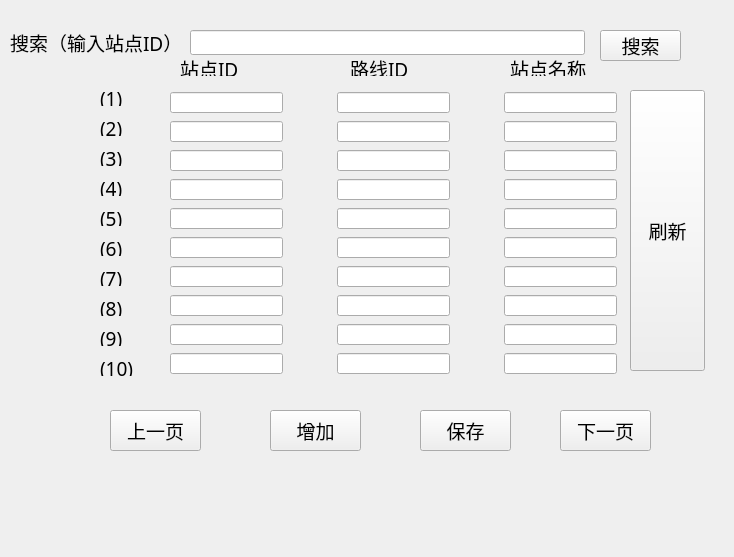
<?xml version="1.0" encoding="UTF-8"?>
<ui version="4.0">
 <class>zdgl</class>
 <widget class="QWidget" name="zdgl">
  <property name="geometry">
   <rect>
    <x>0</x>
    <y>0</y>
    <width>734</width>
    <height>557</height>
   </rect>
  </property>
  <property name="minimumSize">
   <size>
    <width>734</width>
    <height>557</height>
   </size>
  </property>
  <property name="maximumSize">
   <size>
    <width>734</width>
    <height>557</height>
   </size>
  </property>
  <property name="font">
   <font>
    <family>宋体</family>
    <pointsize>14</pointsize>
   </font>
  </property>
  <property name="windowTitle">
   <string>Form</string>
  </property>
  <widget class="QLabel" name="label_2">
   <property name="geometry">
    <rect>
     <x>10</x>
     <y>30</y>
     <width>190</width>
     <height>25</height>
    </rect>
   </property>
   <property name="text">
    <string>搜索（输入站点ID）：</string>
   </property>
  </widget>
  <widget class="QLineEdit" name="sou">
   <property name="geometry">
    <rect>
     <x>190</x>
     <y>30</y>
     <width>395</width>
     <height>25</height>
    </rect>
   </property>
  </widget>
  <widget class="QLabel" name="label">
   <property name="geometry">
    <rect>
     <x>180</x>
     <y>60</y>
     <width>61</width>
     <height>16</height>
    </rect>
   </property>
   <property name="text">
    <string>站点ID</string>
   </property>
  </widget>
  <widget class="QLabel" name="label_3">
   <property name="geometry">
    <rect>
     <x>350</x>
     <y>60</y>
     <width>61</width>
     <height>16</height>
    </rect>
   </property>
   <property name="text">
    <string>路线ID</string>
   </property>
  </widget>
  <widget class="QLabel" name="label_14">
   <property name="geometry">
    <rect>
     <x>510</x>
     <y>60</y>
     <width>81</width>
     <height>16</height>
    </rect>
   </property>
   <property name="text">
    <string>站点名称</string>
   </property>
  </widget>
  <widget class="QLabel" name="label_4">
   <property name="geometry">
    <rect>
     <x>100</x>
     <y>90</y>
     <width>54</width>
     <height>16</height>
    </rect>
   </property>
   <property name="text">
    <string>(1)</string>
   </property>
  </widget>
  <widget class="QLabel" name="label_5">
   <property name="geometry">
    <rect>
     <x>100</x>
     <y>120</y>
     <width>54</width>
     <height>16</height>
    </rect>
   </property>
   <property name="text">
    <string>(2)</string>
   </property>
  </widget>
  <widget class="QLabel" name="label_6">
   <property name="geometry">
    <rect>
     <x>100</x>
     <y>150</y>
     <width>54</width>
     <height>16</height>
    </rect>
   </property>
   <property name="text">
    <string>(3)</string>
   </property>
  </widget>
  <widget class="QLabel" name="label_7">
   <property name="geometry">
    <rect>
     <x>100</x>
     <y>180</y>
     <width>54</width>
     <height>16</height>
    </rect>
   </property>
   <property name="text">
    <string>(4)</string>
   </property>
  </widget>
  <widget class="QLabel" name="label_8">
   <property name="geometry">
    <rect>
     <x>100</x>
     <y>210</y>
     <width>54</width>
     <height>16</height>
    </rect>
   </property>
   <property name="text">
    <string>(5)</string>
   </property>
  </widget>
  <widget class="QLabel" name="label_9">
   <property name="geometry">
    <rect>
     <x>100</x>
     <y>240</y>
     <width>54</width>
     <height>16</height>
    </rect>
   </property>
   <property name="text">
    <string>(6)</string>
   </property>
  </widget>
  <widget class="QLabel" name="label_10">
   <property name="geometry">
    <rect>
     <x>100</x>
     <y>270</y>
     <width>54</width>
     <height>16</height>
    </rect>
   </property>
   <property name="text">
    <string>(7)</string>
   </property>
  </widget>
  <widget class="QLabel" name="label_11">
   <property name="geometry">
    <rect>
     <x>100</x>
     <y>300</y>
     <width>54</width>
     <height>16</height>
    </rect>
   </property>
   <property name="text">
    <string>(8)</string>
   </property>
  </widget>
  <widget class="QLabel" name="label_12">
   <property name="geometry">
    <rect>
     <x>100</x>
     <y>330</y>
     <width>54</width>
     <height>16</height>
    </rect>
   </property>
   <property name="text">
    <string>(9)</string>
   </property>
  </widget>
  <widget class="QLabel" name="label_13">
   <property name="geometry">
    <rect>
     <x>100</x>
     <y>360</y>
     <width>54</width>
     <height>16</height>
    </rect>
   </property>
   <property name="text">
    <string>(10)</string>
   </property>
  </widget>
  <widget class="QPushButton" name="shangye">
   <property name="geometry">
    <rect>
     <x>110</x>
     <y>410</y>
     <width>91</width>
     <height>41</height>
    </rect>
   </property>
   <property name="text">
    <string>上一页</string>
   </property>
  </widget>
  <widget class="QPushButton" name="xiaye">
   <property name="geometry">
    <rect>
     <x>560</x>
     <y>410</y>
     <width>91</width>
     <height>41</height>
    </rect>
   </property>
   <property name="text">
    <string>下一页</string>
   </property>
  </widget>
  <widget class="QWidget" name="layoutWidget">
   <property name="geometry">
    <rect>
     <x>170</x>
     <y>90</y>
     <width>447</width>
     <height>286</height>
    </rect>
   </property>
   <layout class="QVBoxLayout" name="verticalLayout">
    <item>
     <layout class="QHBoxLayout" name="horizontalLayout">
      <item>
       <widget class="QLineEdit" name="L11">
        <property name="maximumSize">
         <size>
          <width>113</width>
          <height>21</height>
         </size>
        </property>
       </widget>
      </item>
      <item>
       <spacer name="horizontalSpacer">
        <property name="orientation">
         <enum>Qt::Horizontal</enum>
        </property>
        <property name="sizeHint" stdset="0">
         <size>
          <width>40</width>
          <height>20</height>
         </size>
        </property>
       </spacer>
      </item>
      <item>
       <widget class="QLineEdit" name="L12">
        <property name="maximumSize">
         <size>
          <width>113</width>
          <height>21</height>
         </size>
        </property>
       </widget>
      </item>
      <item>
       <spacer name="horizontalSpacer_2">
        <property name="orientation">
         <enum>Qt::Horizontal</enum>
        </property>
        <property name="sizeHint" stdset="0">
         <size>
          <width>40</width>
          <height>20</height>
         </size>
        </property>
       </spacer>
      </item>
      <item>
       <widget class="QLineEdit" name="L13">
        <property name="maximumSize">
         <size>
          <width>113</width>
          <height>21</height>
         </size>
        </property>
       </widget>
      </item>
     </layout>
    </item>
    <item>
     <layout class="QHBoxLayout" name="horizontalLayout_2">
      <item>
       <widget class="QLineEdit" name="L21">
        <property name="maximumSize">
         <size>
          <width>113</width>
          <height>21</height>
         </size>
        </property>
       </widget>
      </item>
      <item>
       <spacer name="horizontalSpacer_3">
        <property name="orientation">
         <enum>Qt::Horizontal</enum>
        </property>
        <property name="sizeHint" stdset="0">
         <size>
          <width>40</width>
          <height>20</height>
         </size>
        </property>
       </spacer>
      </item>
      <item>
       <widget class="QLineEdit" name="L22">
        <property name="maximumSize">
         <size>
          <width>113</width>
          <height>21</height>
         </size>
        </property>
        <property name="text">
         <string/>
        </property>
       </widget>
      </item>
      <item>
       <spacer name="horizontalSpacer_4">
        <property name="orientation">
         <enum>Qt::Horizontal</enum>
        </property>
        <property name="sizeHint" stdset="0">
         <size>
          <width>40</width>
          <height>20</height>
         </size>
        </property>
       </spacer>
      </item>
      <item>
       <widget class="QLineEdit" name="L23">
        <property name="maximumSize">
         <size>
          <width>113</width>
          <height>21</height>
         </size>
        </property>
       </widget>
      </item>
     </layout>
    </item>
    <item>
     <layout class="QHBoxLayout" name="horizontalLayout_3">
      <item>
       <widget class="QLineEdit" name="L31">
        <property name="maximumSize">
         <size>
          <width>113</width>
          <height>21</height>
         </size>
        </property>
       </widget>
      </item>
      <item>
       <spacer name="horizontalSpacer_5">
        <property name="orientation">
         <enum>Qt::Horizontal</enum>
        </property>
        <property name="sizeHint" stdset="0">
         <size>
          <width>40</width>
          <height>20</height>
         </size>
        </property>
       </spacer>
      </item>
      <item>
       <widget class="QLineEdit" name="L32">
        <property name="maximumSize">
         <size>
          <width>113</width>
          <height>21</height>
         </size>
        </property>
       </widget>
      </item>
      <item>
       <spacer name="horizontalSpacer_6">
        <property name="orientation">
         <enum>Qt::Horizontal</enum>
        </property>
        <property name="sizeHint" stdset="0">
         <size>
          <width>40</width>
          <height>20</height>
         </size>
        </property>
       </spacer>
      </item>
      <item>
       <widget class="QLineEdit" name="L33">
        <property name="maximumSize">
         <size>
          <width>113</width>
          <height>21</height>
         </size>
        </property>
       </widget>
      </item>
     </layout>
    </item>
    <item>
     <layout class="QHBoxLayout" name="horizontalLayout_4">
      <item>
       <widget class="QLineEdit" name="L41">
        <property name="maximumSize">
         <size>
          <width>113</width>
          <height>21</height>
         </size>
        </property>
       </widget>
      </item>
      <item>
       <spacer name="horizontalSpacer_7">
        <property name="orientation">
         <enum>Qt::Horizontal</enum>
        </property>
        <property name="sizeHint" stdset="0">
         <size>
          <width>40</width>
          <height>20</height>
         </size>
        </property>
       </spacer>
      </item>
      <item>
       <widget class="QLineEdit" name="L42">
        <property name="maximumSize">
         <size>
          <width>113</width>
          <height>21</height>
         </size>
        </property>
       </widget>
      </item>
      <item>
       <spacer name="horizontalSpacer_8">
        <property name="orientation">
         <enum>Qt::Horizontal</enum>
        </property>
        <property name="sizeHint" stdset="0">
         <size>
          <width>40</width>
          <height>20</height>
         </size>
        </property>
       </spacer>
      </item>
      <item>
       <widget class="QLineEdit" name="L43">
        <property name="maximumSize">
         <size>
          <width>113</width>
          <height>21</height>
         </size>
        </property>
       </widget>
      </item>
     </layout>
    </item>
    <item>
     <layout class="QHBoxLayout" name="horizontalLayout_5">
      <item>
       <widget class="QLineEdit" name="L51">
        <property name="maximumSize">
         <size>
          <width>113</width>
          <height>21</height>
         </size>
        </property>
       </widget>
      </item>
      <item>
       <spacer name="horizontalSpacer_9">
        <property name="orientation">
         <enum>Qt::Horizontal</enum>
        </property>
        <property name="sizeHint" stdset="0">
         <size>
          <width>40</width>
          <height>20</height>
         </size>
        </property>
       </spacer>
      </item>
      <item>
       <widget class="QLineEdit" name="L52">
        <property name="maximumSize">
         <size>
          <width>113</width>
          <height>21</height>
         </size>
        </property>
       </widget>
      </item>
      <item>
       <spacer name="horizontalSpacer_10">
        <property name="orientation">
         <enum>Qt::Horizontal</enum>
        </property>
        <property name="sizeHint" stdset="0">
         <size>
          <width>40</width>
          <height>20</height>
         </size>
        </property>
       </spacer>
      </item>
      <item>
       <widget class="QLineEdit" name="L53">
        <property name="maximumSize">
         <size>
          <width>113</width>
          <height>21</height>
         </size>
        </property>
       </widget>
      </item>
     </layout>
    </item>
    <item>
     <layout class="QHBoxLayout" name="horizontalLayout_6">
      <item>
       <widget class="QLineEdit" name="L61">
        <property name="maximumSize">
         <size>
          <width>113</width>
          <height>21</height>
         </size>
        </property>
       </widget>
      </item>
      <item>
       <spacer name="horizontalSpacer_11">
        <property name="orientation">
         <enum>Qt::Horizontal</enum>
        </property>
        <property name="sizeHint" stdset="0">
         <size>
          <width>40</width>
          <height>20</height>
         </size>
        </property>
       </spacer>
      </item>
      <item>
       <widget class="QLineEdit" name="L62">
        <property name="maximumSize">
         <size>
          <width>113</width>
          <height>21</height>
         </size>
        </property>
       </widget>
      </item>
      <item>
       <spacer name="horizontalSpacer_12">
        <property name="orientation">
         <enum>Qt::Horizontal</enum>
        </property>
        <property name="sizeHint" stdset="0">
         <size>
          <width>40</width>
          <height>20</height>
         </size>
        </property>
       </spacer>
      </item>
      <item>
       <widget class="QLineEdit" name="L63">
        <property name="maximumSize">
         <size>
          <width>113</width>
          <height>21</height>
         </size>
        </property>
       </widget>
      </item>
     </layout>
    </item>
    <item>
     <layout class="QHBoxLayout" name="horizontalLayout_7">
      <item>
       <widget class="QLineEdit" name="L71">
        <property name="maximumSize">
         <size>
          <width>113</width>
          <height>21</height>
         </size>
        </property>
       </widget>
      </item>
      <item>
       <spacer name="horizontalSpacer_13">
        <property name="orientation">
         <enum>Qt::Horizontal</enum>
        </property>
        <property name="sizeHint" stdset="0">
         <size>
          <width>40</width>
          <height>20</height>
         </size>
        </property>
       </spacer>
      </item>
      <item>
       <widget class="QLineEdit" name="L72">
        <property name="maximumSize">
         <size>
          <width>113</width>
          <height>21</height>
         </size>
        </property>
       </widget>
      </item>
      <item>
       <spacer name="horizontalSpacer_14">
        <property name="orientation">
         <enum>Qt::Horizontal</enum>
        </property>
        <property name="sizeHint" stdset="0">
         <size>
          <width>40</width>
          <height>20</height>
         </size>
        </property>
       </spacer>
      </item>
      <item>
       <widget class="QLineEdit" name="L73">
        <property name="maximumSize">
         <size>
          <width>113</width>
          <height>21</height>
         </size>
        </property>
       </widget>
      </item>
     </layout>
    </item>
    <item>
     <layout class="QHBoxLayout" name="horizontalLayout_8">
      <item>
       <widget class="QLineEdit" name="L81">
        <property name="maximumSize">
         <size>
          <width>113</width>
          <height>21</height>
         </size>
        </property>
       </widget>
      </item>
      <item>
       <spacer name="horizontalSpacer_15">
        <property name="orientation">
         <enum>Qt::Horizontal</enum>
        </property>
        <property name="sizeHint" stdset="0">
         <size>
          <width>40</width>
          <height>20</height>
         </size>
        </property>
       </spacer>
      </item>
      <item>
       <widget class="QLineEdit" name="L82">
        <property name="maximumSize">
         <size>
          <width>113</width>
          <height>21</height>
         </size>
        </property>
       </widget>
      </item>
      <item>
       <spacer name="horizontalSpacer_16">
        <property name="orientation">
         <enum>Qt::Horizontal</enum>
        </property>
        <property name="sizeHint" stdset="0">
         <size>
          <width>40</width>
          <height>20</height>
         </size>
        </property>
       </spacer>
      </item>
      <item>
       <widget class="QLineEdit" name="L83">
        <property name="maximumSize">
         <size>
          <width>113</width>
          <height>21</height>
         </size>
        </property>
       </widget>
      </item>
     </layout>
    </item>
    <item>
     <layout class="QHBoxLayout" name="horizontalLayout_9">
      <item>
       <widget class="QLineEdit" name="L91">
        <property name="maximumSize">
         <size>
          <width>113</width>
          <height>21</height>
         </size>
        </property>
       </widget>
      </item>
      <item>
       <spacer name="horizontalSpacer_17">
        <property name="orientation">
         <enum>Qt::Horizontal</enum>
        </property>
        <property name="sizeHint" stdset="0">
         <size>
          <width>40</width>
          <height>20</height>
         </size>
        </property>
       </spacer>
      </item>
      <item>
       <widget class="QLineEdit" name="L92">
        <property name="maximumSize">
         <size>
          <width>113</width>
          <height>21</height>
         </size>
        </property>
       </widget>
      </item>
      <item>
       <spacer name="horizontalSpacer_18">
        <property name="orientation">
         <enum>Qt::Horizontal</enum>
        </property>
        <property name="sizeHint" stdset="0">
         <size>
          <width>40</width>
          <height>20</height>
         </size>
        </property>
       </spacer>
      </item>
      <item>
       <widget class="QLineEdit" name="L93">
        <property name="maximumSize">
         <size>
          <width>113</width>
          <height>21</height>
         </size>
        </property>
       </widget>
      </item>
     </layout>
    </item>
    <item>
     <layout class="QHBoxLayout" name="horizontalLayout_10">
      <item>
       <widget class="QLineEdit" name="L101">
        <property name="maximumSize">
         <size>
          <width>113</width>
          <height>21</height>
         </size>
        </property>
       </widget>
      </item>
      <item>
       <spacer name="horizontalSpacer_19">
        <property name="orientation">
         <enum>Qt::Horizontal</enum>
        </property>
        <property name="sizeHint" stdset="0">
         <size>
          <width>40</width>
          <height>20</height>
         </size>
        </property>
       </spacer>
      </item>
      <item>
       <widget class="QLineEdit" name="L102">
        <property name="maximumSize">
         <size>
          <width>113</width>
          <height>21</height>
         </size>
        </property>
       </widget>
      </item>
      <item>
       <spacer name="horizontalSpacer_20">
        <property name="orientation">
         <enum>Qt::Horizontal</enum>
        </property>
        <property name="sizeHint" stdset="0">
         <size>
          <width>40</width>
          <height>20</height>
         </size>
        </property>
       </spacer>
      </item>
      <item>
       <widget class="QLineEdit" name="L103">
        <property name="maximumSize">
         <size>
          <width>113</width>
          <height>21</height>
         </size>
        </property>
       </widget>
      </item>
     </layout>
    </item>
   </layout>
  </widget>
  <widget class="QPushButton" name="baocun">
   <property name="geometry">
    <rect>
     <x>420</x>
     <y>410</y>
     <width>91</width>
     <height>41</height>
    </rect>
   </property>
   <property name="text">
    <string>保存</string>
   </property>
  </widget>
  <widget class="QPushButton" name="pb_seek">
   <property name="geometry">
    <rect>
     <x>600</x>
     <y>30</y>
     <width>81</width>
     <height>31</height>
    </rect>
   </property>
   <property name="text">
    <string>搜索</string>
   </property>
  </widget>
  <widget class="QPushButton" name="PB_zj">
   <property name="geometry">
    <rect>
     <x>270</x>
     <y>410</y>
     <width>91</width>
     <height>41</height>
    </rect>
   </property>
   <property name="text">
    <string>增加</string>
   </property>
  </widget>
  <widget class="QPushButton" name="pbsx">
   <property name="geometry">
    <rect>
     <x>630</x>
     <y>90</y>
     <width>75</width>
     <height>281</height>
    </rect>
   </property>
   <property name="text">
    <string>刷新</string>
   </property>
  </widget>
 </widget>
 <resources/>
 <connections/>
</ui>
